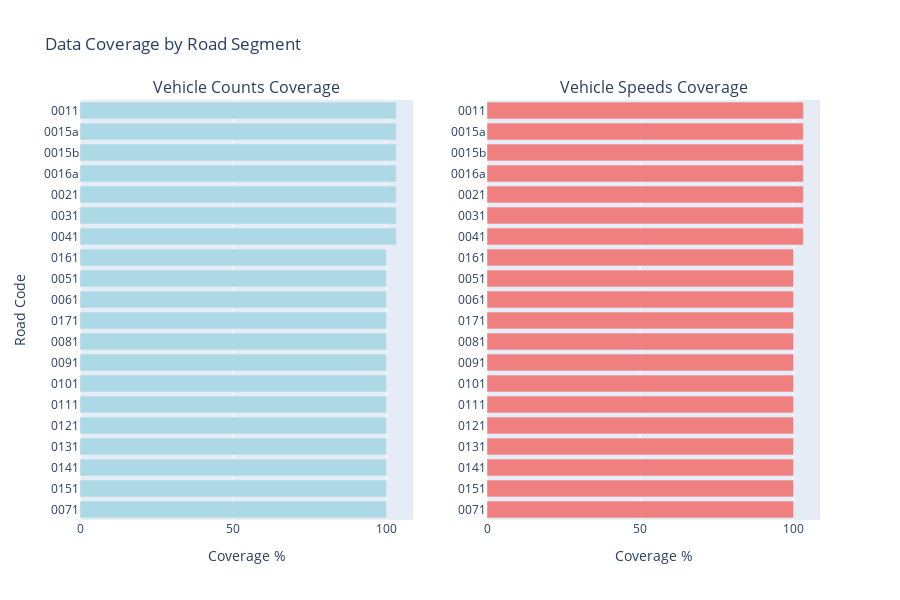

Notebook cell for this chart:
### Code cell
# Visualize temporal coverage
fig = make_subplots(
    rows=1, cols=2,
    subplot_titles=('Vehicle Counts Coverage', 'Vehicle Speeds Coverage')
)

# Counts coverage
fig.add_trace(
    go.Bar(
        x=coverage_counts.sort_values('Coverage%')['Coverage%'].values,
        y=coverage_counts.sort_values('Coverage%').index,
        orientation='h',
        marker_color='lightblue',
        name='Counts'
    ),
    row=1, col=1
)

# Speeds coverage
fig.add_trace(
    go.Bar(
        x=coverage_speeds.sort_values('Coverage%')['Coverage%'].values,
        y=coverage_speeds.sort_values('Coverage%').index,
        orientation='h',
        marker_color='lightcoral',
        name='Speeds'
    ),
    row=1, col=2
)

fig.update_xaxes(title_text="Coverage %", row=1, col=1)
fig.update_xaxes(title_text="Coverage %", row=1, col=2)
fig.update_yaxes(title_text="Road Code", row=1, col=1)

fig.update_layout(
    height=600,
    title_text="Data Coverage by Road Segment",
    showlegend=False
)

fig.show()

### Figure 1 — Plotly figure (JSON) as saved in the notebook; plotly's stock layout.template omitted (floating-point values rounded to 4 significant figures)
{"data": [{"marker": {"color": "lightblue"}, "name": "Counts", "orientation": "h", "type": "bar", "x": [100.1, 100.1, 100.1, 100.1, 100.1, 100.1, 100.1, 100.1, 100.1, 100.1, 100.1, 100.1, 100.1, 103.3, 103.3, 103.3, 103.3, 103.3, 103.3, 103.3], "xaxis": "x", "y": ["0071", "0151", "0141", "0131", "0121", "0111", "0101", "0091", "0081", "0171", "0061", "0051", "0161", "0041", "0031", "0021", "0016a", "0015b", "0015a", "0011"], "yaxis": "y"}, {"marker": {"color": "lightcoral"}, "name": "Speeds", "orientation": "h", "type": "bar", "x": [100.1, 100.1, 100.1, 100.1, 100.1, 100.1, 100.1, 100.1, 100.1, 100.1, 100.1, 100.1, 100.1, 103.3, 103.3, 103.3, 103.3, 103.3, 103.3, 103.3], "xaxis": "x2", "y": ["0071", "0151", "0141", "0131", "0121", "0111", "0101", "0091", "0081", "0171", "0061", "0051", "0161", "0041", "0031", "0021", "0016a", "0015b", "0015a", "0011"], "yaxis": "y2"}], "layout": {"annotations": [{"font": {"size": 16}, "showarrow": false, "text": "Vehicle Counts Coverage", "x": 0.225, "xanchor": "center", "xref": "paper", "y": 1, "yanchor": "bottom", "yref": "paper"}, {"font": {"size": 16}, "showarrow": false, "text": "Vehicle Speeds Coverage", "x": 0.775, "xanchor": "center", "xref": "paper", "y": 1, "yanchor": "bottom", "yref": "paper"}], "height": 600, "showlegend": false, "title": {"text": "Data Coverage by Road Segment"}, "xaxis": {"anchor": "y", "domain": [0, 0.45], "title": {"text": "Coverage %"}}, "xaxis2": {"anchor": "y2", "domain": [0.55, 1], "title": {"text": "Coverage %"}}, "yaxis": {"anchor": "x", "domain": [0, 1], "title": {"text": "Road Code"}}, "yaxis2": {"anchor": "x2", "domain": [0, 1]}}}
